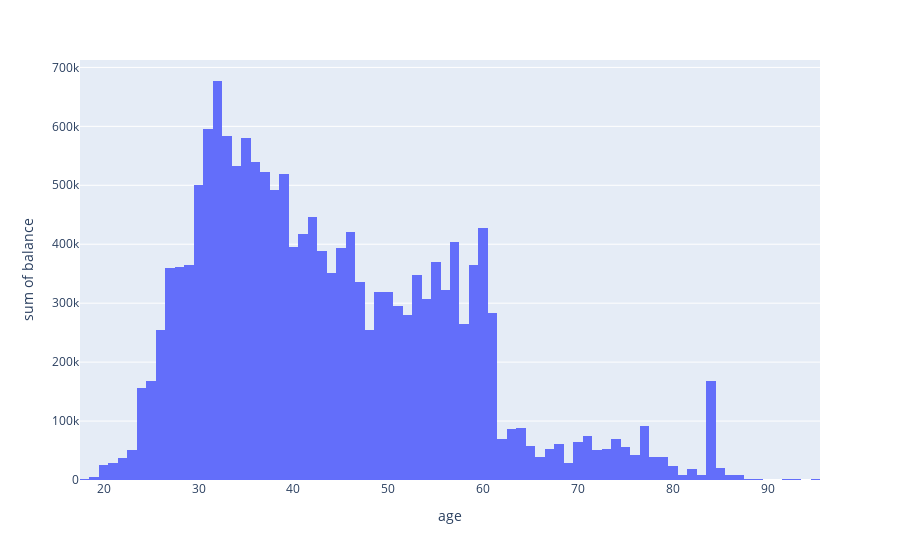

The cell this chart's notebook holds for it:
### Code cell
histogram(dfClientDataReadable,"age","balance")

### Figure 1 — Plotly figure (JSON) as saved in the notebook; plotly's stock layout.template omitted (floating-point values rounded to 4 significant figures; data arrays with more than 128 entries replaced by an {"elided": "..."} marker saying what was removed)
{"data": [{"alignmentgroup": "True", "bingroup": "x", "histfunc": "sum", "hovertemplate": "age=%{x}<br>sum of balance=%{y}<extra></extra>", "legendgroup": "", "marker": {"color": "#636efa", "pattern": {"shape": ""}}, "name": "", "offsetgroup": "", "orientation": "v", "showlegend": false, "type": "histogram", "x": {"elided": "10578 int values"}, "xaxis": "x", "y": {"elided": "10578 int values"}, "yaxis": "y"}], "layout": {"autosize": true, "barmode": "relative", "legend": {"tracegroupgap": 0}, "margin": {"t": 60}, "xaxis": {"anchor": "y", "autorange": true, "domain": [0, 1], "range": [17.5, 95.5], "title": {"text": "age"}, "type": "linear"}, "yaxis": {"anchor": "x", "autorange": true, "domain": [0, 1], "range": [0, 712600.0], "title": {"text": "sum of balance"}, "type": "linear"}}}
